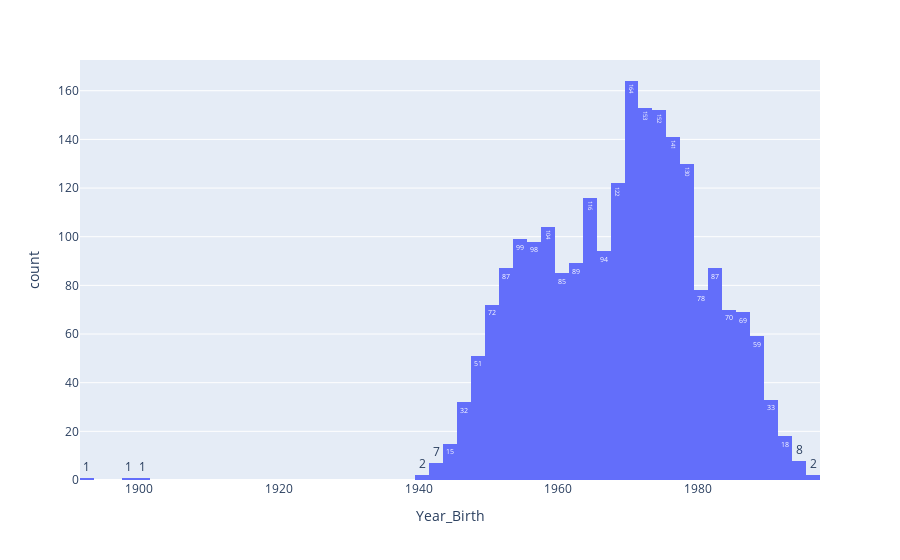

This figure's notebook cell:
### Code cell
fig = px.histogram(data_frame=data, x=data["Year_Birth"], text_auto=True)
fig.show()

### Figure 1 — Plotly figure (JSON) as saved in the notebook; plotly's stock layout.template omitted (floating-point values rounded to 4 significant figures; data arrays with more than 128 entries replaced by an {"elided": "..."} marker saying what was removed)
{"data": [{"alignmentgroup": "True", "bingroup": "x", "hovertemplate": "Year_Birth=%{x}<br>count=%{y}<extra></extra>", "legendgroup": "", "marker": {"color": "#636efa", "pattern": {"shape": ""}}, "name": "", "offsetgroup": "", "orientation": "v", "showlegend": false, "texttemplate": "%{value}", "type": "histogram", "x": {"elided": "2240 int values"}, "xaxis": "x", "yaxis": "y"}], "layout": {"barmode": "relative", "legend": {"tracegroupgap": 0}, "margin": {"t": 60}, "xaxis": {"anchor": "y", "domain": [0, 1], "title": {"text": "Year_Birth"}}, "yaxis": {"anchor": "x", "domain": [0, 1], "title": {"text": "count"}}}}
